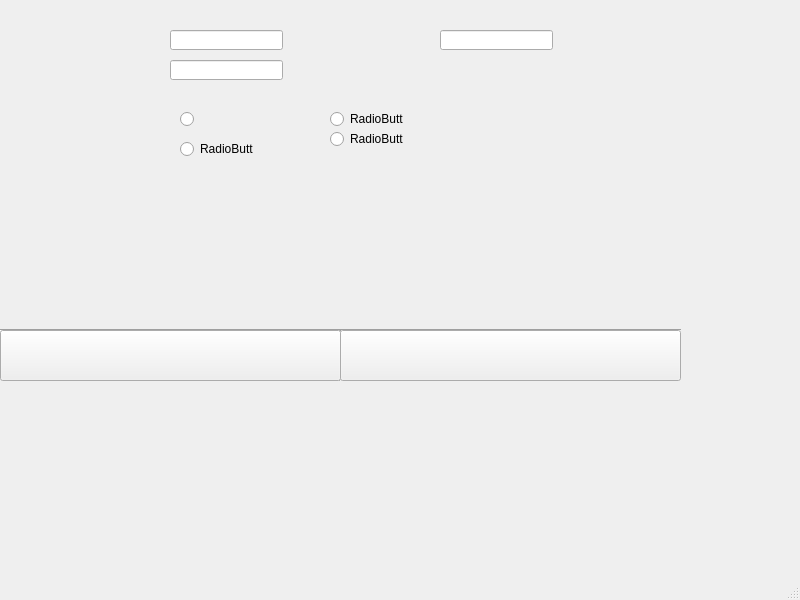
<?xml version="1.0" encoding="UTF-8"?>
<ui version="4.0">
 <class>UserScene</class>
 <widget class="QMainWindow" name="UserScene">
  <property name="geometry">
   <rect>
    <x>0</x>
    <y>0</y>
    <width>800</width>
    <height>600</height>
   </rect>
  </property>
  <property name="windowTitle">
   <string>MainWindow</string>
  </property>
  <property name="unifiedTitleAndToolBarOnMac">
   <bool>true</bool>
  </property>
  <widget class="QWidget" name="centralwidget">
   <widget class="Line" name="h">
    <property name="geometry">
     <rect>
      <x>0</x>
      <y>320</y>
      <width>681</width>
      <height>20</height>
     </rect>
    </property>
    <property name="orientation">
     <enum>Qt::Horizontal</enum>
    </property>
   </widget>
   <widget class="Line" name="ve">
    <property name="geometry">
     <rect>
      <x>330</x>
      <y>330</y>
      <width>20</width>
      <height>51</height>
     </rect>
    </property>
    <property name="orientation">
     <enum>Qt::Vertical</enum>
    </property>
   </widget>
   <widget class="QLabel" name="label">
    <property name="geometry">
     <rect>
      <x>50</x>
      <y>70</y>
      <width>40</width>
      <height>12</height>
     </rect>
    </property>
    <property name="text">
     <string/>
    </property>
   </widget>
   <widget class="QPushButton" name="shouye">
    <property name="geometry">
     <rect>
      <x>0</x>
      <y>330</y>
      <width>341</width>
      <height>51</height>
     </rect>
    </property>
    <property name="cursor">
     <cursorShape>PointingHandCursor</cursorShape>
    </property>
    <property name="text">
     <string/>
    </property>
   </widget>
   <widget class="QPushButton" name="wode">
    <property name="geometry">
     <rect>
      <x>340</x>
      <y>330</y>
      <width>341</width>
      <height>51</height>
     </rect>
    </property>
    <property name="cursor">
     <cursorShape>PointingHandCursor</cursorShape>
    </property>
    <property name="text">
     <string/>
    </property>
   </widget>
   <widget class="QLineEdit" name="lineEdit">
    <property name="geometry">
     <rect>
      <x>170</x>
      <y>30</y>
      <width>113</width>
      <height>20</height>
     </rect>
    </property>
   </widget>
   <widget class="QLineEdit" name="lineEdit_2">
    <property name="geometry">
     <rect>
      <x>440</x>
      <y>30</y>
      <width>113</width>
      <height>20</height>
     </rect>
    </property>
   </widget>
   <widget class="QLineEdit" name="lineEdit_3">
    <property name="geometry">
     <rect>
      <x>170</x>
      <y>60</y>
      <width>113</width>
      <height>20</height>
     </rect>
    </property>
   </widget>
   <widget class="QRadioButton" name="radioButton">
    <property name="geometry">
     <rect>
      <x>180</x>
      <y>110</y>
      <width>16</width>
      <height>18</height>
     </rect>
    </property>
    <property name="text">
     <string/>
    </property>
   </widget>
   <widget class="QRadioButton" name="radioButton_2">
    <property name="geometry">
     <rect>
      <x>180</x>
      <y>140</y>
      <width>73</width>
      <height>18</height>
     </rect>
    </property>
    <property name="text">
     <string>RadioButton</string>
    </property>
   </widget>
   <widget class="QRadioButton" name="radioButton_3">
    <property name="geometry">
     <rect>
      <x>330</x>
      <y>110</y>
      <width>73</width>
      <height>18</height>
     </rect>
    </property>
    <property name="text">
     <string>RadioButton</string>
    </property>
   </widget>
   <widget class="QRadioButton" name="radioButton_4">
    <property name="geometry">
     <rect>
      <x>330</x>
      <y>130</y>
      <width>73</width>
      <height>18</height>
     </rect>
    </property>
    <property name="text">
     <string>RadioButton</string>
    </property>
   </widget>
  </widget>
  <widget class="QMenuBar" name="menubar">
   <property name="geometry">
    <rect>
     <x>0</x>
     <y>0</y>
     <width>800</width>
     <height>17</height>
    </rect>
   </property>
  </widget>
  <widget class="QStatusBar" name="statusbar"/>
 </widget>
 <resources/>
 <connections/>
</ui>
